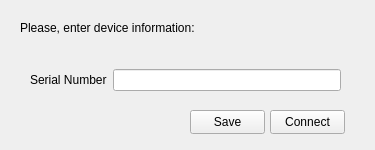
<?xml version="1.0" encoding="UTF-8"?>
<ui version="4.0">
 <class>Form</class>
 <widget class="QWidget" name="Form">
  <property name="geometry">
   <rect>
    <x>0</x>
    <y>0</y>
    <width>375</width>
    <height>150</height>
   </rect>
  </property>
  <property name="windowTitle">
   <string>Form</string>
  </property>
  <widget class="QLabel" name="label">
   <property name="geometry">
    <rect>
     <x>20</x>
     <y>20</y>
     <width>291</width>
     <height>16</height>
    </rect>
   </property>
   <property name="text">
    <string>Please, enter device information:</string>
   </property>
  </widget>
  <widget class="QWidget" name="gridLayoutWidget">
   <property name="geometry">
    <rect>
     <x>30</x>
     <y>60</y>
     <width>311</width>
     <height>41</height>
    </rect>
   </property>
   <layout class="QGridLayout" name="gridLayout">
    <item row="0" column="0">
     <widget class="QLabel" name="labelSN">
      <property name="text">
       <string>Serial Number</string>
      </property>
     </widget>
    </item>
    <item row="0" column="1">
     <widget class="QLineEdit" name="lineEditSNValue"/>
    </item>
   </layout>
  </widget>
  <widget class="QPushButton" name="pushButtonConnect">
   <property name="geometry">
    <rect>
     <x>270</x>
     <y>110</y>
     <width>75</width>
     <height>24</height>
    </rect>
   </property>
   <property name="text">
    <string>Connect</string>
   </property>
  </widget>
  <widget class="QPushButton" name="pushButtonSave">
   <property name="geometry">
    <rect>
     <x>190</x>
     <y>110</y>
     <width>75</width>
     <height>24</height>
    </rect>
   </property>
   <property name="text">
    <string>Save</string>
   </property>
  </widget>
 </widget>
 <resources/>
 <connections/>
</ui>
